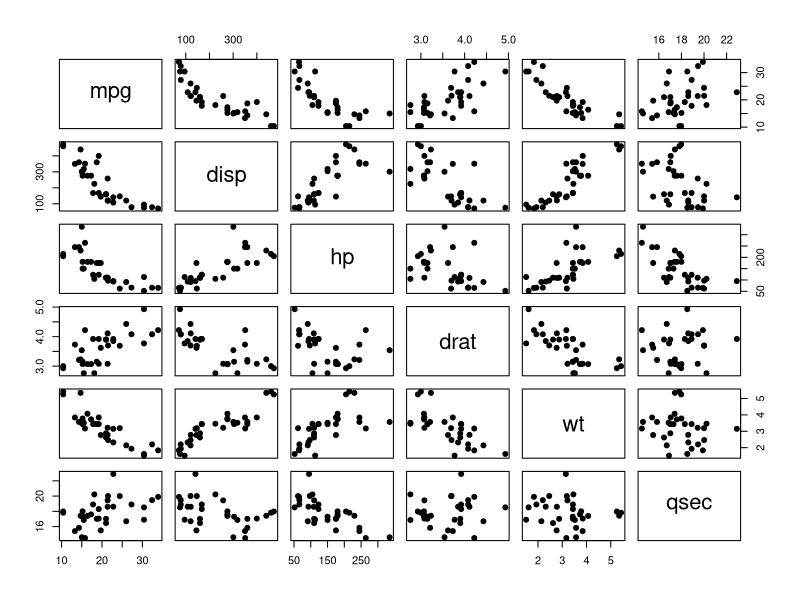
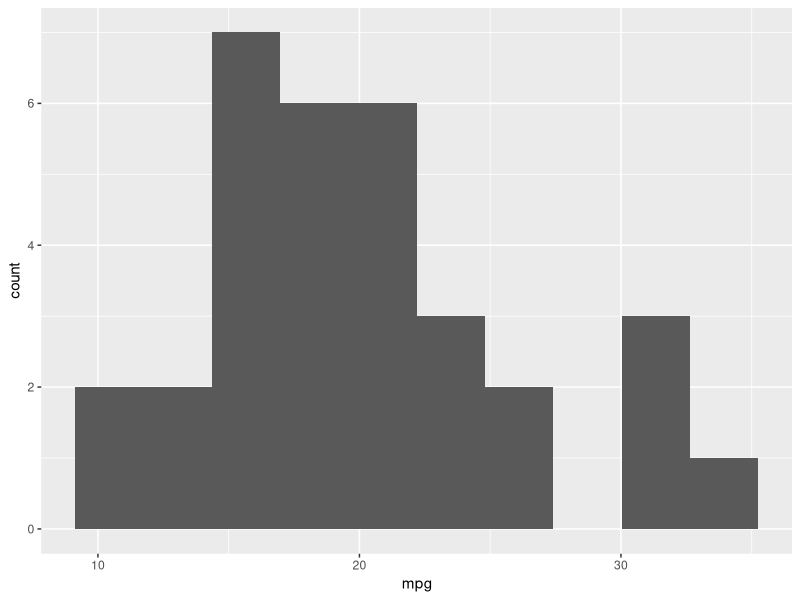
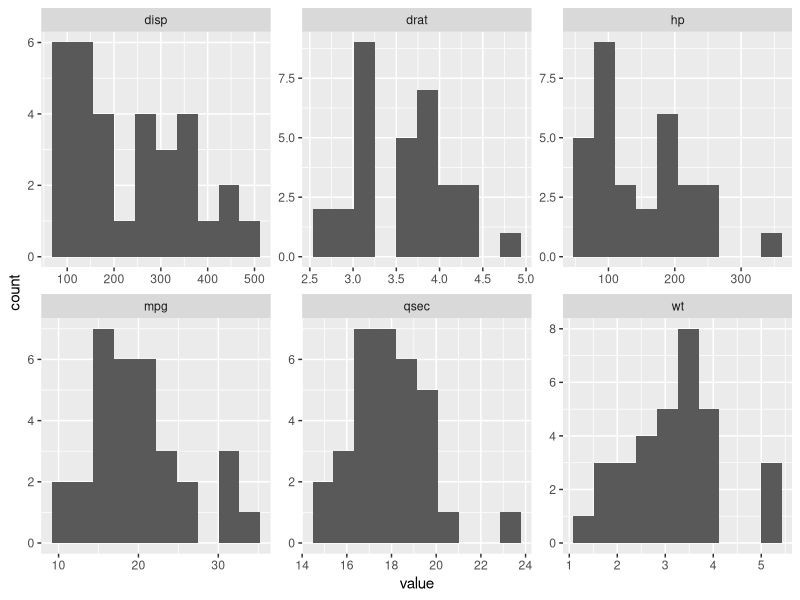

Here is the R script that generated these plots, in order:
## ---- chunk 1
library(knitr)
## ---- chunk 2
knitr::opts_chunk$set(echo = TRUE)
## ---- chunk 3
(17 * 0.35) ^ 1/3
## ---- chunk 4
log(2.71828)
## ---- chunk 5
exp(1)
## ---- chunk 6
log(10, base=10)
log10(10)
log2(10)
## ---- chunk 7
g = 12
h = 13
g == h
## ---- chunk 8
a <- 100
print(a)
## ---- chunk 9
typeof(a)
## ---- chunk 10
b <- as.integer(100)
typeof(b)
## ---- chunk 11
d <- 'Hello world!'
typeof(d)
## ---- chunk 12
e <- TRUE
typeof(e)
## ---- chunk 13
f <- FALSE
typeof(f)
## ---- chunk 14
g <- as.integer(a)
print(typeof(g))
print(typeof(a))
## ---- chunk 15
a <- 'Now a is a character string'
print(a)
print(g)
## ---- chunk 16
my_vector <- c(1, 1, 2, 3, 5, 8)
print(my_vector)
## ---- chunk 17
my_sequence <- seq(30, 20, -1)
print(my_sequence)
## ---- chunk 18
help("c")
## ---- chunk 19
?c
## ---- chunk 20
for(i in 1:10){
  print(i*i)
}
## ---- chunk 21
i <- 1
while(i < 6){
  print(i)
  i <- i + 1
}
## ---- chunk 22
bigger_than_breadbox <- FALSE
if(bigger_than_breadbox == TRUE){
  print('The item bigger than breadbox')
}else{
  print('The item is not bigger than a breadbox')
}
## ---- chunk 23
object <- 'plastic'

if(object == 'vegetable'){
  print('Object is a vegetable')
}else if(object == 'animal'){
  print('Object is an animal')
}else if(object == 'mineral'){
  print('Object is a mineral!')
}else{
  print('Object must be something else.')
}
## ---- chunk 24
print(my_vector)
print(my_vector[1])
print(my_vector[4])
## ---- chunk 25
my_vector*3
## ---- chunk 26
sum(my_vector)
## ---- chunk 27
A = matrix(c(1, 2, 3, 4, 5, 6, 7, 8, 9), nrow=3)
A
## ---- chunk 28
A[2, 2]
## ---- chunk 29
print(A[2, ])
print(A[ ,2])
## ---- chunk 30
x <- c(1, 2, 3)
A %*% x
## ---- chunk 31
phonebook <- list(name="Jenny", number="867-5309")
print(phonebook$name)
print(phonebook[1])
## ---- chunk 32
library('tidyverse')
## ---- chunk 33
data("mtcars")
mtcars <- rownames_to_column(mtcars, var="car_name")
mtcars <- tibble(mtcars)
## ---- chunk 34
head(mtcars)
## ---- chunk 35
tail(mtcars)
## ---- chunk 36
names(mtcars)
## ---- chunk 37
dim(mtcars)
## ---- chunk 38
?mtcars
## ---- chunk 39
mtcars$mpg
## ---- chunk 40
mtcars %>% dplyr::select(mpg, disp)
## ---- chunk 41
print(mean(mtcars$mpg))
print(sd(mtcars$mpg))
## ---- chunk 42
numeric_mtcars <- mtcars %>% dplyr::select(car_name, mpg, disp, hp, drat, wt, qsec)
summary(numeric_mtcars)
## ---- chunk 43
numeric_mtcars %>% dplyr::select(-car_name) %>% pairs(pch=19)
## ---- chunk 44
ggplot(data=mtcars, aes(x=mpg)) + geom_histogram(bins=10)
## ---- chunk 45
numeric_mtcars_long <- numeric_mtcars %>% 
  pivot_longer(!car_name, names_to="variable", values_to="value")
head(numeric_mtcars_long)
## ---- chunk 46
ggplot(data=numeric_mtcars_long, aes(value)) + 
  geom_histogram(bins=10) + 
  facet_wrap(~variable, scales="free")
